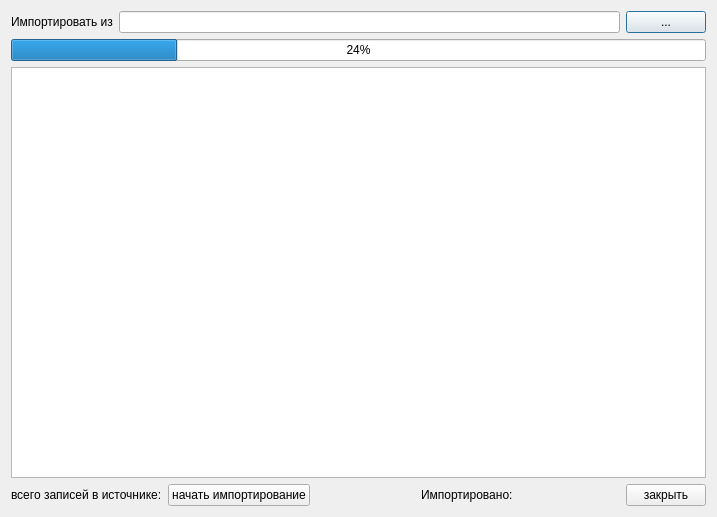
<?xml version="1.0" encoding="UTF-8"?>
<ui version="4.0">
 <class>Import131ErrorsDialog</class>
 <widget class="QDialog" name="Import131ErrorsDialog">
  <property name="geometry">
   <rect>
    <x>0</x>
    <y>0</y>
    <width>717</width>
    <height>517</height>
   </rect>
  </property>
  <property name="windowTitle">
   <string>Импорт протокола ошибок</string>
  </property>
  <layout class="QGridLayout" name="gridLayout">
   <item row="0" column="0" colspan="2">
    <layout class="QHBoxLayout" name="horizontalLayout">
     <item>
      <widget class="QLabel" name="lblImportFrom">
       <property name="text">
        <string>Импортировать из</string>
       </property>
      </widget>
     </item>
     <item>
      <widget class="QLineEdit" name="edtImportFrom"/>
     </item>
     <item>
      <widget class="QPushButton" name="btnImportFrom">
       <property name="text">
        <string>...</string>
       </property>
      </widget>
     </item>
    </layout>
   </item>
   <item row="1" column="0" colspan="2">
    <widget class="CProgressBar" name="progressBar">
     <property name="value">
      <number>24</number>
     </property>
    </widget>
   </item>
   <item row="2" column="0" colspan="2">
    <widget class="QListWidget" name="logList"/>
   </item>
   <item row="3" column="0" colspan="2">
    <layout class="QHBoxLayout">
     <property name="spacing">
      <number>6</number>
     </property>
     <property name="margin">
      <number>0</number>
     </property>
     <item>
      <widget class="QLabel" name="lblCount">
       <property name="text">
        <string>всего записей в источнике:</string>
       </property>
      </widget>
     </item>
     <item>
      <widget class="QPushButton" name="btnImport">
       <property name="text">
        <string>начать импортирование</string>
       </property>
      </widget>
     </item>
     <item>
      <spacer>
       <property name="orientation">
        <enum>Qt::Horizontal</enum>
       </property>
       <property name="sizeHint" stdset="0">
        <size>
         <width>40</width>
         <height>20</height>
        </size>
       </property>
      </spacer>
     </item>
     <item>
      <widget class="QLabel" name="lblDone">
       <property name="text">
        <string>Импортировано: </string>
       </property>
      </widget>
     </item>
     <item>
      <spacer>
       <property name="orientation">
        <enum>Qt::Horizontal</enum>
       </property>
       <property name="sizeHint" stdset="0">
        <size>
         <width>40</width>
         <height>20</height>
        </size>
       </property>
      </spacer>
     </item>
     <item>
      <widget class="QPushButton" name="btnClose">
       <property name="text">
        <string>закрыть</string>
       </property>
      </widget>
     </item>
    </layout>
   </item>
  </layout>
 </widget>
 <customwidgets>
  <customwidget>
   <class>CProgressBar</class>
   <extends>QProgressBar</extends>
   <header>library/ProgressBar.h</header>
  </customwidget>
 </customwidgets>
 <resources/>
 <connections/>
</ui>
